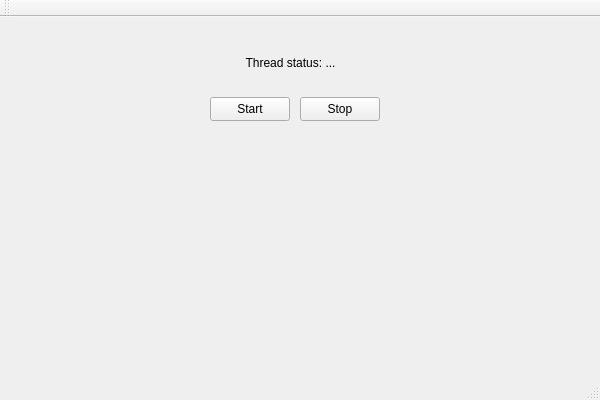
<?xml version="1.0" encoding="UTF-8"?>
<ui version="4.0">
 <class>MainWindowClass</class>
 <widget class="QMainWindow" name="MainWindowClass">
  <property name="geometry">
   <rect>
    <x>0</x>
    <y>0</y>
    <width>600</width>
    <height>400</height>
   </rect>
  </property>
  <property name="windowTitle">
   <string>MainWindow</string>
  </property>
  <widget class="QWidget" name="centralWidget">
   <widget class="QLabel" name="labelStatus">
    <property name="geometry">
     <rect>
      <x>220</x>
      <y>30</y>
      <width>141</width>
      <height>31</height>
     </rect>
    </property>
    <property name="text">
     <string>Thread status: ...</string>
    </property>
    <property name="alignment">
     <set>Qt::AlignmentFlag::AlignCenter</set>
    </property>
   </widget>
   <widget class="QPushButton" name="startThreadButton">
    <property name="geometry">
     <rect>
      <x>210</x>
      <y>80</y>
      <width>80</width>
      <height>24</height>
     </rect>
    </property>
    <property name="text">
     <string>Start</string>
    </property>
   </widget>
   <widget class="QPushButton" name="stopThreadButton">
    <property name="geometry">
     <rect>
      <x>300</x>
      <y>80</y>
      <width>80</width>
      <height>24</height>
     </rect>
    </property>
    <property name="text">
     <string>Stop</string>
    </property>
   </widget>
  </widget>
  <widget class="QMenuBar" name="menuBar">
   <property name="geometry">
    <rect>
     <x>0</x>
     <y>0</y>
     <width>600</width>
     <height>21</height>
    </rect>
   </property>
  </widget>
  <widget class="QToolBar" name="mainToolBar">
   <attribute name="toolBarArea">
    <enum>TopToolBarArea</enum>
   </attribute>
   <attribute name="toolBarBreak">
    <bool>false</bool>
   </attribute>
  </widget>
  <widget class="QStatusBar" name="statusBar"/>
 </widget>
 <layoutdefault spacing="6" margin="11"/>
 <resources>
  <include location="MainWindow.qrc"/>
 </resources>
 <connections/>
</ui>
